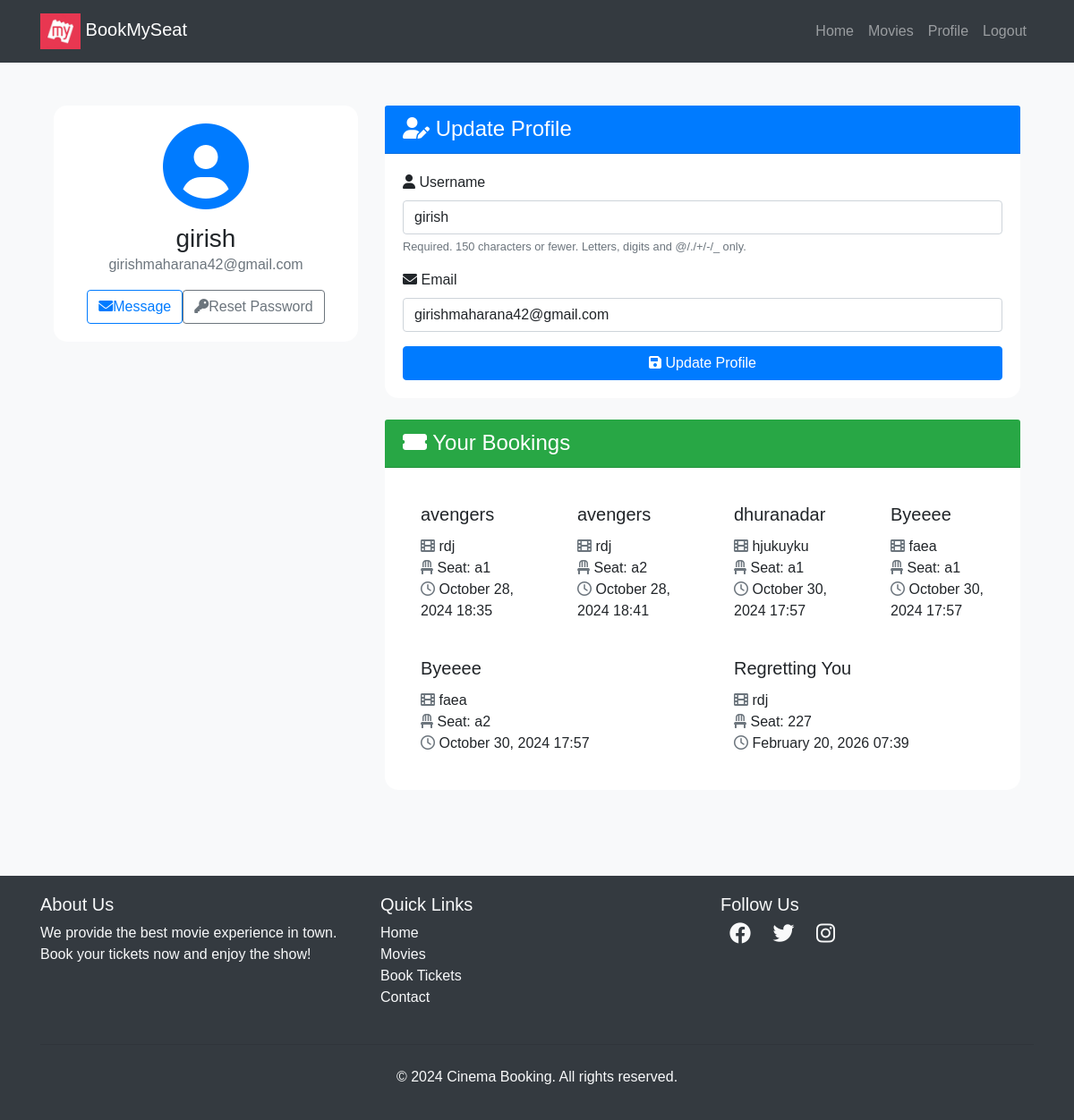
The page /users/profile/ (signed in) on the database its author committed.
### movies/models.py (models this page shows, shortened)
class Booking(models.Model):
    user = models.ForeignKey(User, on_delete=models.CASCADE)
    seat = models.OneToOneField(Seat, on_delete=models.CASCADE)
    movie = models.ForeignKey(Movie, on_delete=models.CASCADE)
    theater = models.ForeignKey(Theater, on_delete=models.CASCADE)
    booked_at = models.DateTimeField(auto_now_add=True)
    amount = models.DecimalField(max_digits=10, decimal_places=2, default=0.00)

class Movie(models.Model):
    name = models.CharField(max_length=255)
    image = models.ImageField(upload_to="movies/")
    rating = models.DecimalField(max_digits=3, decimal_places=1)
    cast = models.TextField()
    description = models.TextField(blank=True, null=True)
    GENRE_CHOICES = [
        ('Action', 'Action'),
        ('Comedy', 'Comedy'),
        ('Romance', 'Romance'),
        ('Drama', 'Drama'),
        ('Horror', 'Horror'),
    ]
    LANGUAGE_CHOICES = [
        ('Hindi', 'Hindi'),
        ('English', 'English'),
        ('Marathi', 'Marathi'),
        ('Tamil', 'Tamil'),
        ('Telugu', 'Telugu'),
    ]
    name = models.CharField(max_length=255)
    image = models.ImageField(upload_to="movies/")
    rating = models.DecimalField(max_digits=3, decimal_places=1)
    cast = models.TextField()
    description = models.TextField(blank=True, null=True)
    language = models.CharField(max_length=50, choices=LANGUAGE_CHOICES, default='Hindi')
    genre = models.CharField(max_length=100, choices=GENRE_CHOICES, default="Action")
    trailer_url = models.URLField(blank=True, null=True, help_text="YouTube Embed Link")

class Theater(models.Model):
    name = models.CharField(max_length=255)
    movie = models.ForeignKey(Movie, on_delete=models.CASCADE, related_name='theaters')
    time = models.DateTimeField()

class Seat(models.Model):
    theater = models.ForeignKey(Theater, on_delete=models.CASCADE, related_name='seats')
    seat_number = models.CharField(max_length=10)
    is_booked = models.BooleanField(default=False)
    is_reserved = models.BooleanField(default=False)
    reserved_at = models.DateTimeField(null=True, blank=True)
    reserved_by = models.ForeignKey(User, null=True, blank=True, on_delete=models.SET_NULL)

### users/views.py (the view)
# urls.py: path('profile/', profile, name='profile'),
@login_required
def profile(request):
    bookings= Booking.objects.filter(user=request.user)
    if request.method == 'POST':
        u_form = UserUpdateForm(request.POST, instance=request.user)
        if u_form.is_valid():
            u_form.save()
            return redirect('profile')
    else:
        u_form = UserUpdateForm(instance=request.user)
    return render(request, 'users/profile.html', {'u_form': u_form,'bookings':bookings})

### users/forms.py
class UserUpdateForm(forms.ModelForm):
    email = forms.EmailField()
    class Meta:
        model = User
        fields = ['username', 'email']

### templates/users/profile.html (shortened to what this page needs)
{% extends "users/basic.html" %} {% block content %}
<div class="container py-5">
  <div class="row">
    <div class="col-lg-4 mb-4">
      <div class="card shadow">
        <div class="card-body text-center">
          <div class="mb-3">
            <i class="fas fa-user-circle fa-6x text-primary"></i>
          </div>
          <h3 class="card-title mb-0">{{ user.username }}</h3>
          <p class="text-muted mb-3">{{ user.email }}</p>
          <div class="d-flex justify-content-center">
            <a href="#" class="btn btn-outline-primary me-2"><i class="fas fa-envelope me-2"></i>Message</a>
            <a href="{% url 'password_reset' %}" class="btn btn-outline-secondary"><i class="fas fa-key me-2"></i>Reset Password</a>
          </div>
        </div>
      </div>
    </div>
    <div class="col-lg-8">
      <div class="card shadow mb-4">
        <div class="card-header bg-primary text-white">
          <h4 class="mb-0"><i class="fas fa-user-edit me-2"></i> Update Profile</h4>
        </div>
        <div class="card-body">
          <form method="POST">
            {% for field in u_form %}
              <div class="mb-3">
                <label for="{{ field.id_for_label }}" class="form-label">
                  <i class="fas fa-{% if field.name == 'username' %}user{% elif field.name == 'email' %}envelope{% else %}info-circle{% endif %} me-2"></i>
                  {{ field.label }}
                </label>
                {{ field }}
                {% if field.help_text %}
                  <small class="form-text text-muted">{{ field.help_text }}</small>
                {% endif %}
              </div>
            {% endfor %}
            <button class="btn btn-primary w-100" type="submit"><i class="fas fa-save me-2"></i> Update Profile</button>
          </form>
        </div>
      </div>
      <div class="card shadow">
        <div class="card-header bg-success text-white">
          <h4 class="mb-0"><i class="fas fa-ticket-alt me-2"> </i> Your Bookings</h4>
        </div>
        <div class="card-body">
          {% if bookings %}
            <div class="row row-cols-1 row-cols-md-2 g-4">
              {% for booking in bookings %}
                <div class="col">
                  <div class="card h-100 border-0 shadow-sm">
                    <div class="card-body">
                      <h5 class="card-title">{{ booking.movie.name }}</h5>
                      <p class="card-text">
                        <i class="fas fa-film me-2 text-muted"> </i>  {{ booking.theater.name }}<br>
                        <i class="fas fa-chair me-2 text-muted"> </i>  Seat: {{ booking.seat.seat_number }}<br>
                        <i class="far fa-clock me-2 text-muted"> </i>  {{ booking.booked_at|date:"F d, Y H:i" }}
                      </p>
                    </div>
                  </div>
                </div>
              {% endfor %}
            </div>
          {% else %}
            <div class="text-center py-5">
              <i class="fas fa-ticket-alt fa-4x text-muted mb-3"></i>
              <p class="lead mb-0">No bookings yet. Time to plan your next movie night!</p>
            </div>
          {% endif %}
        </div>
      </div>
    </div>
  </div>
</div>
<link rel="stylesheet" href="https://cdnjs.cloudflare.com/ajax/libs/font-awesome/6.0.0-beta3/css/all.min.css">
{% endblock %}

### templates/users/basic.html (shortened to what this page needs)
<!DOCTYPE html>
<html lang="en">
  <head>
    <link
      href="https://cdn.jsdelivr.net/npm/bootstrap-icons/font/bootstrap-icons.css"
      rel="stylesheet"
    />
    <link
      rel="stylesheet"
      href="https://maxcdn.bootstrapcdn.com/bootstrap/4.0.0/css/bootstrap.min.css"
    />
    <link
      rel="stylesheet"
      href="https://cdnjs.cloudflare.com/ajax/libs/font-awesome/5.15.3/css/all.min.css"
    />
  </head>
  <body>
    <nav class="navbar navbar-expand-lg navbar-dark bg-dark">
      <div class="container">
        <a class="navbar-brand" href="/"
          ><img
            alt="logo"
            height="40"
            width="45"
          />
          BookMySeat</a
        >
        <div class="collapse navbar-collapse" id="navbarNav">
          <ul class="navbar-nav ml-auto">
            {% if user.is_authenticated %}
            <li class="nav-item">
              <a class="nav-link" href="/">Home</a>
            </li>
            <li class="nav-item">
              <a class="nav-link" href="/movies">Movies</a>
            </li>
            <li class="nav-item">
              <a class="nav-link" href="{% url 'profile' %}">Profile</a>
            </li>
            <li class="nav-item">
              <form method="Post" action="{% url 'logout' %}">
                <button
                  type="submit"
                  class="nav-link"
                  style="border: none; background: none"
                >
                  Logout
                </button>
              </form>
            </li>
            {% endif %}
          </ul>
        </div>
      </div>
    </nav>
    <div class="container">{% block content %} {% endblock %}</div>
    <footer class="footer mt-5">
      <div class="container">
        <div class="row">
          <div class="col-md-4 mb-4 mb-md-0">
            <h5>About Us</h5>
            <p>
              We provide the best movie experience in town. Book your tickets
              now and enjoy the show!
            </p>
          </div>
          <div class="col-md-4 mb-4 mb-md-0">
            <h5>Quick Links</h5>
            <ul class="list-unstyled">
              <li><a href="#">Home</a></li>
              <li><a href="#">Movies</a></li>
              <li><a href="#">Book Tickets</a></li>
              <li><a href="#">Contact</a></li>
            </ul>
          </div>
          <div class="col-md-4">
            <h5>Follow Us</h5>
            <div class="social-icons">
              <a href="#"><i class="fab fa-facebook"></i></a>
              <a href="#"><i class="fab fa-twitter"></i></a>
              <a href="#"><i class="fab fa-instagram"></i></a>
            </div>
          </div>
        </div>
        <hr class="mt-4 mb-4" />
        <div class="text-center">
          <p>&copy; 2024 Cinema Booking. All rights reserved.</p>
        </div>
      </div>
    </footer>
  </body>
</html>

### templates/users/basic.html (style rules this page uses)
body { font-family: Arial, sans-serif; }
.navbar { background-color: #fff; padding: 10px 20px; }
.navbar-brand img { height: 40px; }
.navbar-nav .nav-link { color: #000; }
.footer { background-color: #343a40; color: #f8f9fa; padding: 20px 0; }
.footer a { color: #f8f9fa; text-decoration: none; }
.footer .social-icons i { font-size: 24px; margin: 0 10px; transition: color 0.3s; }

### templates/users/profile.html (style rules this page uses)
body { background-color: #f8f9fa; }
.card { border-radius: 15px; border: none; transition: transform 0.3s ease-in-out; }
.card-header { border-top-left-radius: 15px; border-top-right-radius: 15px; }
form input, form select, form textarea { display: block; width: 100%; padding: 0.375rem 0.75rem; font-size: 1rem; font-weight: 400; line-height: 1.5; color: #212529; background-color: #fff; background-clip: padding-box; border: 1px solid #ced4da; border-radius: 0.25rem; transition: border-color 0.15s ease-in-out, box-shadow 0.15s ease-in-out; }

### rows shown on the page
Booking: movie.name "avengers", theater.name "rdj", seat.seat_number "a1", booked_at "October 28, 2024 18:35"
Booking: movie.name "avengers", theater.name "rdj", seat.seat_number "a2", booked_at "October 28, 2024 18:41"
Booking: movie.name "dhuranadar", theater.name "hjukuyku", seat.seat_number "a1", booked_at "October 30, 2024 17:57"
Booking: movie.name "Byeeee", theater.name "faea", seat.seat_number "a1", booked_at "October 30, 2024 17:57"
Booking: movie.name "Byeeee", theater.name "faea", seat.seat_number "a2", booked_at "October 30, 2024 17:57"
Booking: movie.name "Regretting You", theater.name "rdj", seat.seat_number "227", booked_at "February 20, 2026 07:39"

### other values the page prints
{{ user.username }} "girish"
{{ user.email }} "girishmaharana42@gmail.com"
{{ field.label }} "Username" "Email"
{{ field.help_text }} "Required. 150 characters or fewer. Letters, digits and @/./+/-/_ only."
